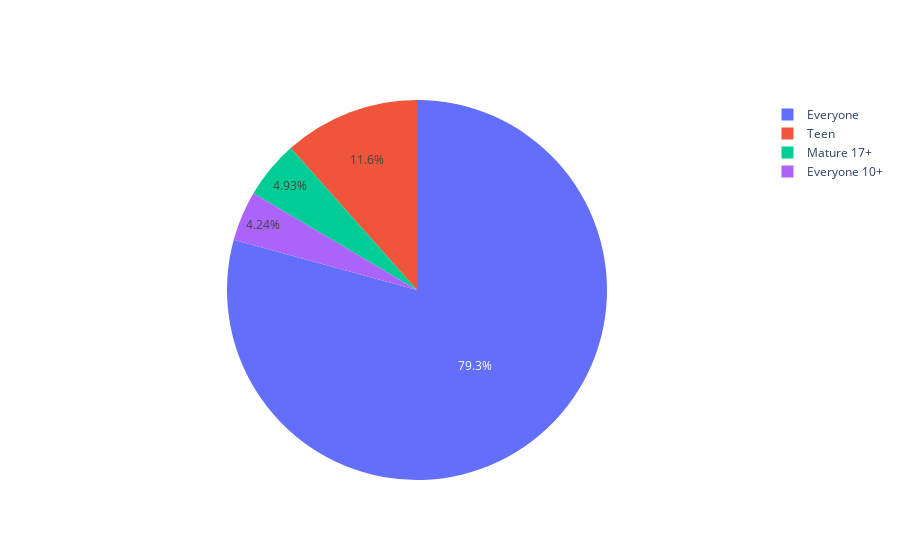

Notebook cell for this chart:
### Code cell
# Pie Diagram
import plotly.graph_objects as go

fig = go.Figure(go.Pie(
    name = "",
    values = [7414,1083,461,397],
    labels = ['Everyone','Teen','Mature 17+','Everyone 10+'],
))
fig.show()

### Figure 1 — Plotly figure (JSON) as saved in the notebook; plotly's stock layout.template omitted (floating-point values rounded to 4 significant figures)
{"data": [{"labels": ["Everyone", "Teen", "Mature 17+", "Everyone 10+"], "name": "", "type": "pie", "values": [7414, 1083, 461, 397]}], "layout": {}}
